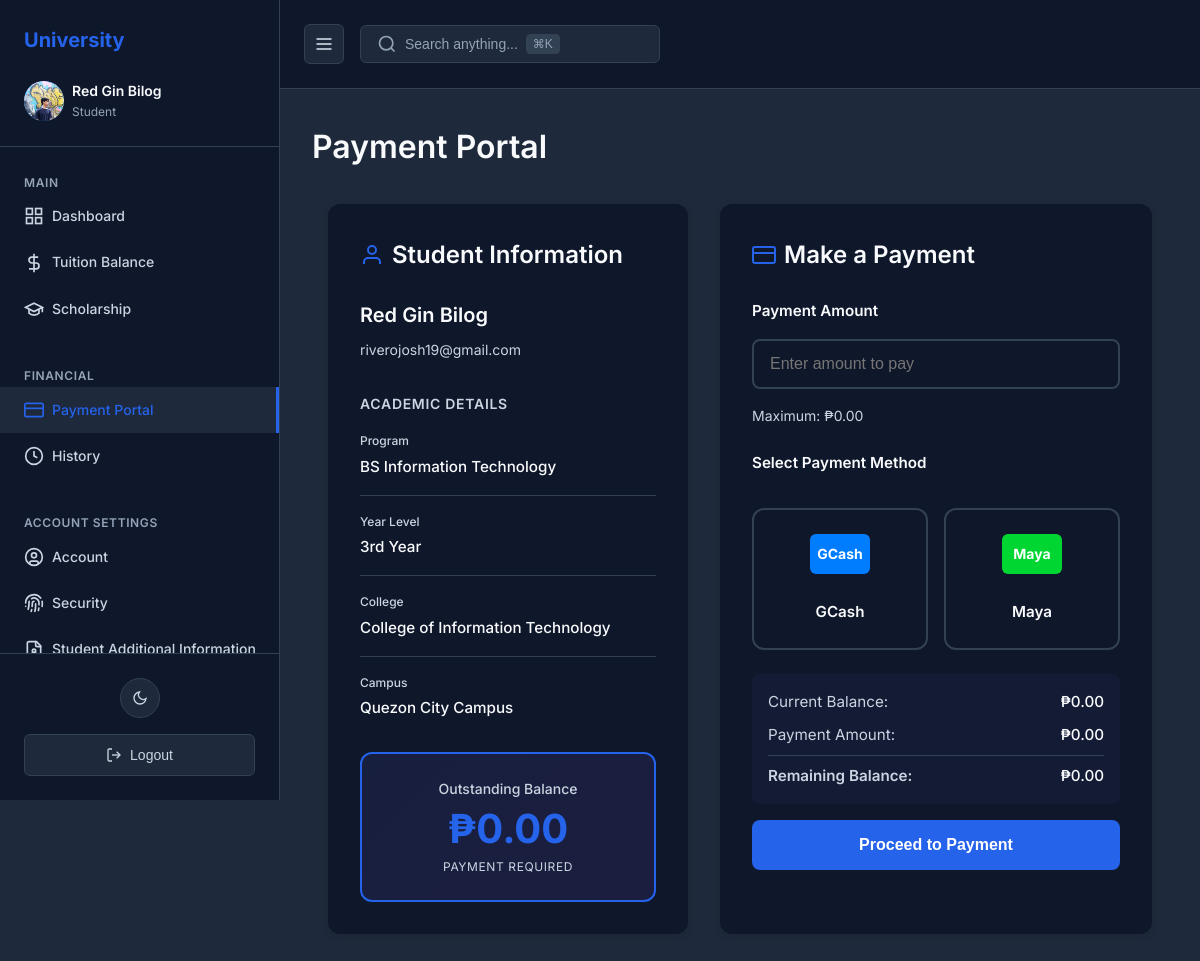
/Students/paymentportal.php (signed in), run on the app's committed database.
### tables this page shows
CREATE TABLE `students` (
  `student_id` int(11) NOT NULL,
  `user_id` int(11) DEFAULT NULL,
  `name` varchar(255) NOT NULL,
  `email` varchar(255) NOT NULL,
  `program` varchar(255) NOT NULL,
  `year_level` varchar(50) NOT NULL,
  `gpa` decimal(3,2) DEFAULT NULL COMMENT 'Student GPA for scholarship calculation (e.g., 1.00, 1.25, 1.50, 1.75)',
  `student_status` enum('regular','irregular') NOT NULL DEFAULT 'regular',
  `college` varchar(255) NOT NULL,
  `campus` varchar(255) NOT NULL,
  `created_at` timestamp NOT NULL DEFAULT current_timestamp()
);

CREATE TABLE `users` (
  `user_id` int(11) NOT NULL,
  `email` varchar(255) NOT NULL,
  `password` varchar(255) NOT NULL COMMENT 'Hashed password',
  `name` varchar(255) DEFAULT NULL COMMENT 'Full name of the user',
  `position` varchar(100) DEFAULT NULL COMMENT 'Position/role title',
  `user_type` enum('student','scholarship_coordinator','financial_controller','admin') NOT NULL,
  `profile_picture` varchar(500) DEFAULT NULL COMMENT 'Path to profile picture',
  `is_active` tinyint(1) NOT NULL DEFAULT 1,
  `last_login` timestamp NULL DEFAULT NULL,
  `created_at` timestamp NOT NULL DEFAULT current_timestamp(),
  `updated_at` timestamp NOT NULL DEFAULT current_timestamp() ON UPDATE current_timestamp()
);

CREATE TABLE `tuition_fees` (
  `fee_id` int(11) NOT NULL,
  `student_id` int(11) NOT NULL,
  `semester` varchar(50) NOT NULL,
  `academic_year` varchar(50) NOT NULL,
  `tuition_fee` decimal(10,2) NOT NULL,
  `tuition_sponsored` tinyint(1) NOT NULL DEFAULT 0,
  `misc_fees` decimal(10,2) NOT NULL,
  `enrollment_fees` decimal(10,2) NOT NULL,
  `less_payment` decimal(10,2) DEFAULT 0.00,
  `total_amount` decimal(10,2) NOT NULL,
  `paid_amount` decimal(10,2) DEFAULT 0.00,
  `balance` decimal(10,2) NOT NULL,
  `created_at` timestamp NOT NULL DEFAULT current_timestamp()
);

### Students/paymentportal.php (the view, shortened to what this page needs)
<?php
$student_id = $_SESSION['student_id'];
$conn = getDBConnection();
$stmt = $conn->prepare("
    SELECT s.*,
           t.fee_id, t.balance,
           u.user_type, u.profile_picture, u.email
    FROM students s
    LEFT JOIN tuition_fees t ON s.student_id = t.student_id
    LEFT JOIN users u ON s.user_id = u.user_id
    WHERE s.student_id = ?
");
$stmt->bind_param("i", $student_id);
$stmt->execute();
$result = $stmt->get_result();
$student = $result->fetch_assoc();
?>
<!DOCTYPE html>
<html lang="en">
<head>
    <link rel="stylesheet" href="../css/dashboard.css">
</head>
<body class="theme-dark">
    <div class="dashboard-container">
        <aside class="sidebar" id="sidebar">
            <div class="sidebar-header">
                <div class="logo">
                    <span class="logo-text">University</span>
                </div>
              <div class="user-profile">
                    <img class="user-avatar"
                    src="<?php
                        if (!empty($student['profile_picture'])) {
                            echo '../' . htmlspecialchars($student['profile_picture']);
                        } else {
                            echo '../img/default-avatar.png';
                        }
                    ?>"
                    alt="Avatar">
                    <div class="user-info">
                        <span class="user-name"><?php echo htmlspecialchars($student['name']); ?></span>
                        <span class="user-role"><?php echo ucfirst($student['user_type']); ?></span>
                    </div>
                </div>
            </div>
            <nav class="sidebar-nav">
                <div class="nav-section">
                    <span class="nav-section-title">Main</span>
                    <ul>
                        <li><a href="index.php" class="nav-link" data-section="dashboard" title="Dashboard">
                            <svg width="20" height="20" viewBox="0 0 24 24" fill="none" stroke="currentColor" stroke-width="2">
                                <rect x="3" y="3" width="7" height="7"></rect>
                                <rect x="14" y="3" width="7" height="7"></rect>
                                <rect x="14" y="14" width="7" height="7"></rect>
                                <rect x="3" y="14" width="7" height="7"></rect>
                            </svg>
                            <span class="nav-text">Dashboard</span>
                        </a></li>
                        <li><a href="tutionbalance.php" class="nav-link" data-section="tuition-balance" title="Tuition Balance">
                            <svg width="20" height="20" viewBox="0 0 24 24" fill="none" stroke="currentColor" stroke-width="2">
                                <line x1="12" y1="1" x2="12" y2="23"></line>
                                <path d="M17 5H9.5a3.5 3.5 0 0 0 0 7h5a3.5 3.5 0 0 1 0 7H6"></path>
                            </svg>
                            <span class="nav-text">Tuition Balance</span>
                        </a></li>
                        <li><a href="scholarship.php" class="nav-link" data-section="scholarship-application" title="Scholarship">
                            <svg width="20" height="20" viewBox="0 0 24 24" fill="none" stroke="currentColor" stroke-width="2">
                                <path d="M22 10v6M2 10l10-5 10 5-10 5z"></path>
                                <path d="M6 12v5c3 3 9 3 12 0v-5"></path>
                            </svg>
                            <span class="nav-text">Scholarship</span>
                        </a></li>
                    </ul>
                </div>
                <div class="nav-section">
                    <span class="nav-section-title">Financial</span>
                    <ul>
                        <li><a href="paymentportal.php" class="nav-link active" data-section="payment-portal" title="Payment Portal">
                            <svg width="20" height="20" viewBox="0 0 24 24" fill="none" stroke="currentColor" stroke-width="2">
                                <rect x="1" y="4" width="22" height="16" rx="2" ry="2"></rect>
                                <line x1="1" y1="10" x2="23" y2="10"></line>
                            </svg>
                            <span class="nav-text">Payment Portal</span>
                        </a></li>
                        <li><a href="history.php" class="nav-link" data-section="history" title="History">
                            <svg width="20" height="20" viewBox="0 0 24 24" fill="none" stroke="currentColor" stroke-width="2">
                                <circle cx="12" cy="12" r="10"></circle>
                                <polyline points="12,6 12,12 16,14"></polyline>
                            </svg>
                            <span class="nav-text">History</span>
                        </a></li>
                    </ul>
                </div>
                <div class="nav-section">
                    <span class="nav-section-title">Account Settings</span>
                    <ul>
                         <li><a href="account.php" class="nav-link" data-section="account-settings" title="Settings">
                            <span class="nav-text">Account</span>
                        </a></li>
                         <li><a href="security.php" class="nav-link" data-section="account-settings" title="Settings">
                            <span class="nav-text">Security</span>
                        </a></li>
                        <li><a href="studentinfo.php" class="nav-link" data-section="account-settings" title="Settings">
                            <span class="nav-text">Student Additional Information</span>
                        </a></li>
                    </ul>
                </div>
            </nav>
            <div class="sidebar-footer">
                <div class="theme-toggle">
                    <button class="theme-btn" onclick="toggleTheme()">
                        <svg class="theme-icon-dark" width="16" height="16" viewBox="0 0 24 24" fill="none" stroke="currentColor" stroke-width="2">
                            <path d="M21 12.79A9 9 0 1 1 11.21 3 7 7 0 0 0 21 12.79z"></path>
                        </svg>
                    </button>
                </div>
                <button class="logout-btn" onclick="logout()">
                    <svg width="16" height="16" viewBox="0 0 24 24" fill="none" stroke="currentColor" stroke-width="2">
                        <path d="M9 21H5a2 2 0 0 1-2-2V5a2 2 0 0 1 2-2h4"></path>
                        <polyline points="16,17 21,12 16,7"></polyline>
                        <line x1="21" y1="12" x2="9" y2="12"></line>
                    </svg>
                    <span class="logout-text">Logout</span>
                </button>
            </div>
        </aside>
        <main class="main-content">
            <div class="top-bar">
                <div class="top-bar-left">
                    <button class="universal-menu-toggle" onclick="toggleSidebar()">
                        <svg class="toggle-icon-menu" width="20" height="20" viewBox="0 0 24 24" fill="none" stroke="currentColor" stroke-width="2">
                            <line x1="3" y1="6" x2="21" y2="6"></line>
                            <line x1="3" y1="12" x2="21" y2="12"></line>
                            <line x1="3" y1="18" x2="21" y2="18"></line>
                        </svg>
                    </button>
                    <button class="search-trigger" onclick="openGlobalSearch()">
                        <svg width="20" height="20" viewBox="0 0 24 24" fill="none" stroke="currentColor" stroke-width="2">
                            <circle cx="11" cy="11" r="8"></circle>
                            <path d="M21 21l-4.35-4.35"></path>
                        </svg>
                        <span class="search-text">Search anything...</span>
                        <kbd>⌘K</kbd>
                    </button>
                </div>
            </div>
            <section id="dashboard" class="content-section active">
                <div class="section-header">
                    <h1>Payment Portal</h1>
                </div>
                <div class="payment-portal-grid">
                    <div class="student-info-card">
                        <h2>
                            <svg width="24" height="24" viewBox="0 0 24 24" fill="none" stroke="currentColor" stroke-width="2">
                                <path d="M20 21v-2a4 4 0 0 0-4-4H8a4 4 0 0 0-4 4v2"></path>
                                <circle cx="12" cy="7" r="4"></circle>
                            </svg>
                            Student Information
                        </h2>
                        <div class="info-section">
                            <div class="info-item">
                                <div class="student-name-display"><?php echo htmlspecialchars($student['name']); ?></div>
                                <div class="student-email-display"><?php echo htmlspecialchars($student['email']); ?></div>
                            </div>
                        </div>
                        <div class="info-section">
                            <div class="info-section-title">Academic Details</div>
                            <div class="info-item">
                                <span class="info-label">Program</span>
                                <span class="info-value"><?php echo htmlspecialchars($student['program']); ?></span>
                            </div>
                            <div class="info-item">
                                <span class="info-label">Year Level</span>
                                <span class="info-value"><?php echo htmlspecialchars($student['year_level']); ?></span>
                            </div>
                            <div class="info-item">
                                <span class="info-label">College</span>
                                <span class="info-value"><?php echo htmlspecialchars($student['college']); ?></span>
                            </div>
                            <div class="info-item">
                                <span class="info-label">Campus</span>
                                <span class="info-value"><?php echo htmlspecialchars($student['campus']); ?></span>
                            </div>
                        </div>
                        <div class="balance-highlight">
                            <div class="label">Outstanding Balance</div>
                            <div class="amount">₱<?php echo number_format($student['balance'], 2); ?></div>
                            <div class="status">Payment Required</div>
                        </div>
                    </div>
                    <div class="payment-form-container">
                        <h2>
                            <svg width="24" height="24" viewBox="0 0 24 24" fill="none" stroke="currentColor" stroke-width="2">
                                <rect x="1" y="4" width="22" height="16" rx="2" ry="2"></rect>
                                <line x1="1" y1="10" x2="23" y2="10"></line>
                            </svg>
                            Make a Payment
                        </h2>
                        <form id="paymentForm">
                            <div class="form-group">
                                <label for="amount">Payment Amount</label>
                                <input
                                    type="number"
                                    id="amount"
                                    name="amount"
                                    placeholder="Enter amount to pay"
                                    min="1"
                                    max="<?php echo $student['balance']; ?>"
                                    step="0.01"
                                    required
                                >
                                <small>Maximum: ₱<?php echo number_format($student['balance'], 2); ?></small>
                            </div>
                            <div class="form-group">
                                <label>Select Payment Method</label>
                                <div class="payment-methods">
                                    <div class="payment-method" data-method="gcash">
                                        <svg width="60" height="40" viewBox="0 0 60 40" fill="none">
                                            <rect width="60" height="40" rx="6" fill="#007DFF"/>
                                            <text x="30" y="25" text-anchor="middle" fill="white" font-size="14" font-weight="bold">GCash</text>
                                        </svg>
                                        <div class="payment-method-name">GCash</div>
                                    </div>
                                    <div class="payment-method" data-method="maya">
                                        <svg width="60" height="40" viewBox="0 0 60 40" fill="none">
                                            <rect width="60" height="40" rx="6" fill="#00D632"/>
                                            <text x="30" y="25" text-anchor="middle" fill="white" font-size="14" font-weight="bold">Maya</text>
                                        </svg>
                                        <div class="payment-method-name">Maya</div>
                                    </div>
                                </div>
                            </div>
                            <div class="payment-summary">
                                <div class="payment-summary-item">
                                    <span class="payment-summary-label">Current Balance:</span>
                                    <span class="payment-summary-value">₱<?php echo number_format($student['balance'], 2); ?></span>
                                </div>
                                <div class="payment-summary-item">
                                    <span class="payment-summary-label">Payment Amount:</span>
                                    <span class="payment-summary-value" id="paymentAmountDisplay">₱0.00</span>
                                </div>
                                <div class="payment-summary-item">
                                    <span class="payment-summary-label">Remaining Balance:</span>
                                    <span class="payment-summary-value" id="remainingBalanceDisplay">₱<?php echo number_format($student['balance'], 2); ?></span>
                                </div>
                            </div>
                            <button type="submit" class="submit-btn" id="submitBtn">
                                Proceed to Payment
                            </button>
                        </form>
                    </div>
                </div>
            </section>
        </main>
    </div>
</body>
</html>

### data on the page
students: user.profile_picture (picture), name "Red Gin Bilog", user.user_type "Student", user.email "riverojosh19@gmail.com", program "BS Information Technology", year_level "3rd Year", college "College of Information Technology", campus "Quezon City Campus", tuition_fees.balance "0.00"
